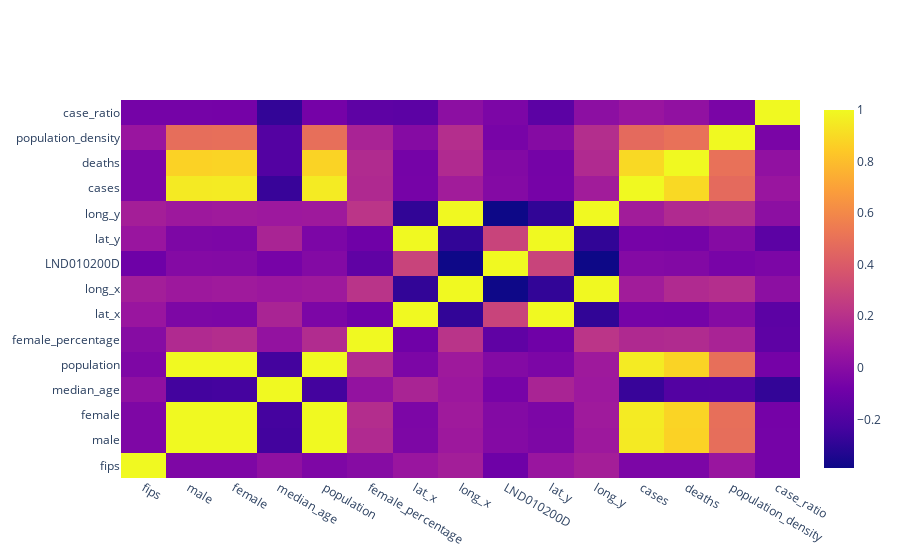
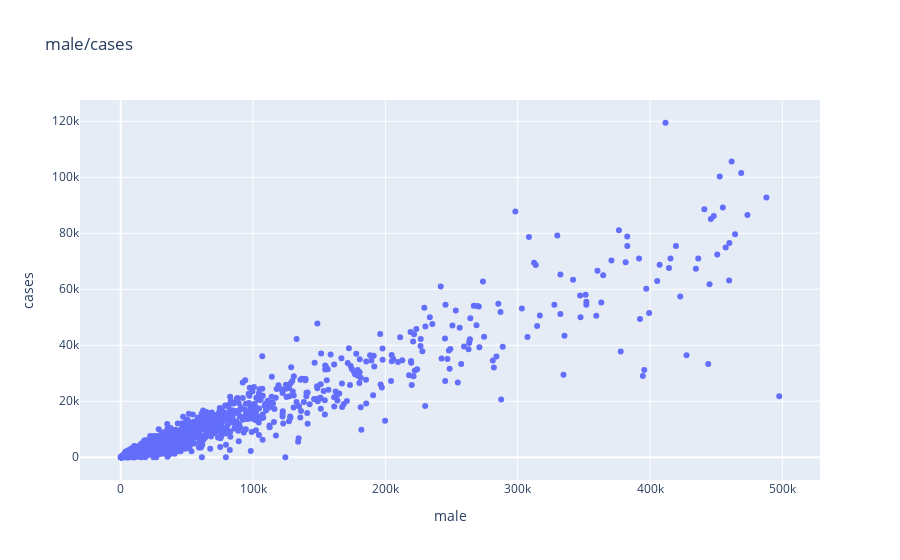
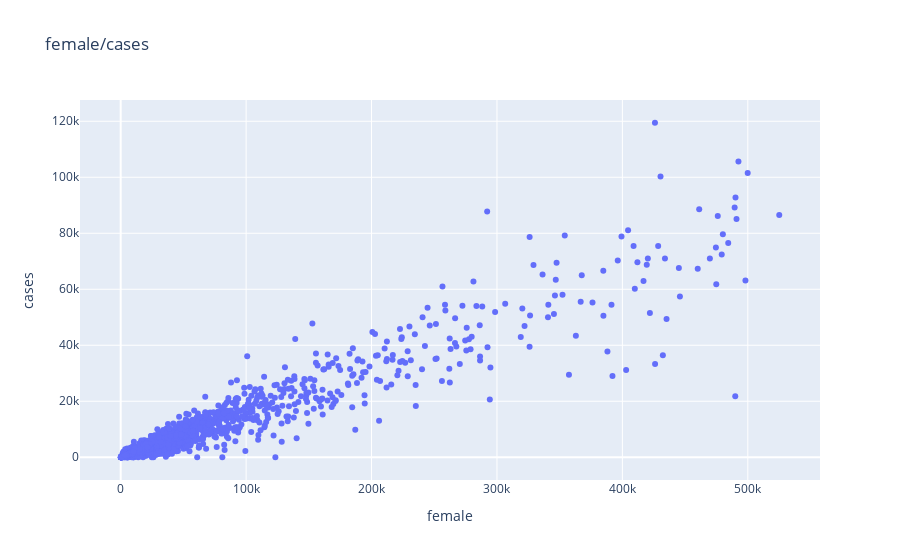
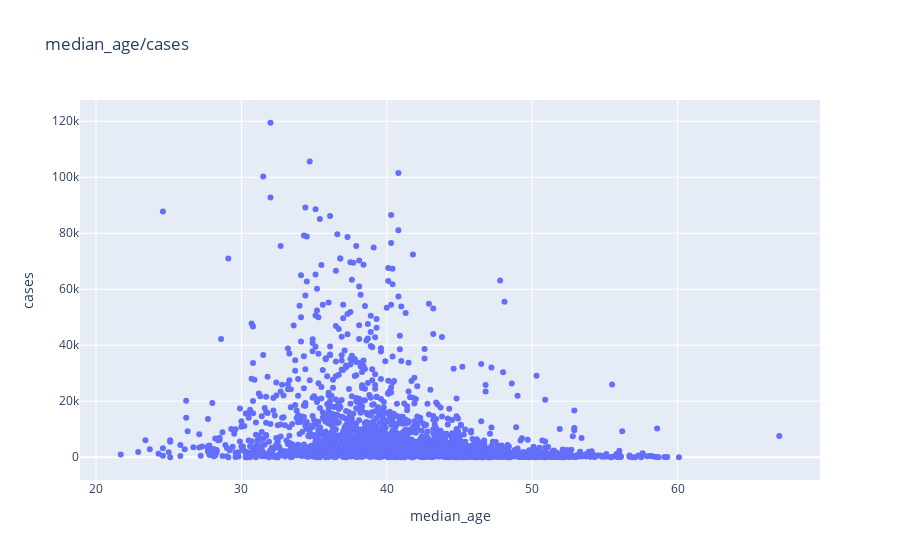

Notebook source saved alongside these figures, in order:
### Code cell
# define function to import viz libraries
import plotly
plotly.offline.init_notebook_mode(connected=True)
from plotly.graph_objs import *
from plotly import tools
import plotly.graph_objects as go
import seaborn as sns

correl = subset_end.corr()

trace = go.Heatmap(z=correl.values,
                  x=correl.index.values,
                  y=correl.columns.values)
data=[trace]
plotly.offline.iplot(data, filename='basic-heatmap')





y_value = subset_end['cases']
for col in cols:
    x_value = subset_end[col]
    plot_data1 = []
    plot_data1.append(go.Scatter(x = x_value, y = y_value, name = 'values', mode = 'markers'))
    layout = go.Layout(xaxis = dict(title=col), yaxis = dict(title= 'cases'), 
                       title = col+'/cases')
    fig = go.Figure(data= plot_data1, layout=layout)
    plotly.offline.iplot(fig)

### Figure 1 — Plotly figure (JSON) as saved in the notebook; plotly's stock layout.template omitted (floating-point values rounded to 4 significant figures; data arrays with more than 128 entries replaced by an {"elided": "..."} marker saying what was removed)
{"data": [{"type": "heatmap", "x": ["fips", "male", "female", "median_age", "population", "female_percentage", "lat_x", "long_x", "LND010200D", "lat_y", "long_y", "cases", "deaths", "population_density", "case_ratio"], "y": ["fips", "male", "female", "median_age", "population", "female_percentage", "lat_x", "long_x", "LND010200D", "lat_y", "long_y", "cases", "deaths", "population_density", "case_ratio"], "z": {"elided": "15x15 float values"}}], "layout": {}}

### Figure 2 — Plotly figure (JSON) as saved in the notebook; plotly's stock layout.template omitted (floating-point values rounded to 4 significant figures; data arrays with more than 128 entries replaced by an {"elided": "..."} marker saying what was removed)
{"data": [{"mode": "markers", "name": "values", "type": "scatter", "x": {"elided": "3092 int values"}, "y": {"elided": "3092 int values"}}], "layout": {"title": {"text": "male/cases"}, "xaxis": {"title": {"text": "male"}}, "yaxis": {"title": {"text": "cases"}}}}

### Figure 3 — Plotly figure (JSON) as saved in the notebook; plotly's stock layout.template omitted (floating-point values rounded to 4 significant figures; data arrays with more than 128 entries replaced by an {"elided": "..."} marker saying what was removed)
{"data": [{"mode": "markers", "name": "values", "type": "scatter", "x": {"elided": "3092 int values"}, "y": {"elided": "3092 int values"}}], "layout": {"title": {"text": "female/cases"}, "xaxis": {"title": {"text": "female"}}, "yaxis": {"title": {"text": "cases"}}}}

### Figure 4 — Plotly figure (JSON) as saved in the notebook; plotly's stock layout.template omitted (floating-point values rounded to 4 significant figures; data arrays with more than 128 entries replaced by an {"elided": "..."} marker saying what was removed)
{"data": [{"mode": "markers", "name": "values", "type": "scatter", "x": {"elided": "3092 float values"}, "y": {"elided": "3092 int values"}}], "layout": {"title": {"text": "median_age/cases"}, "xaxis": {"title": {"text": "median_age"}}, "yaxis": {"title": {"text": "cases"}}}}
